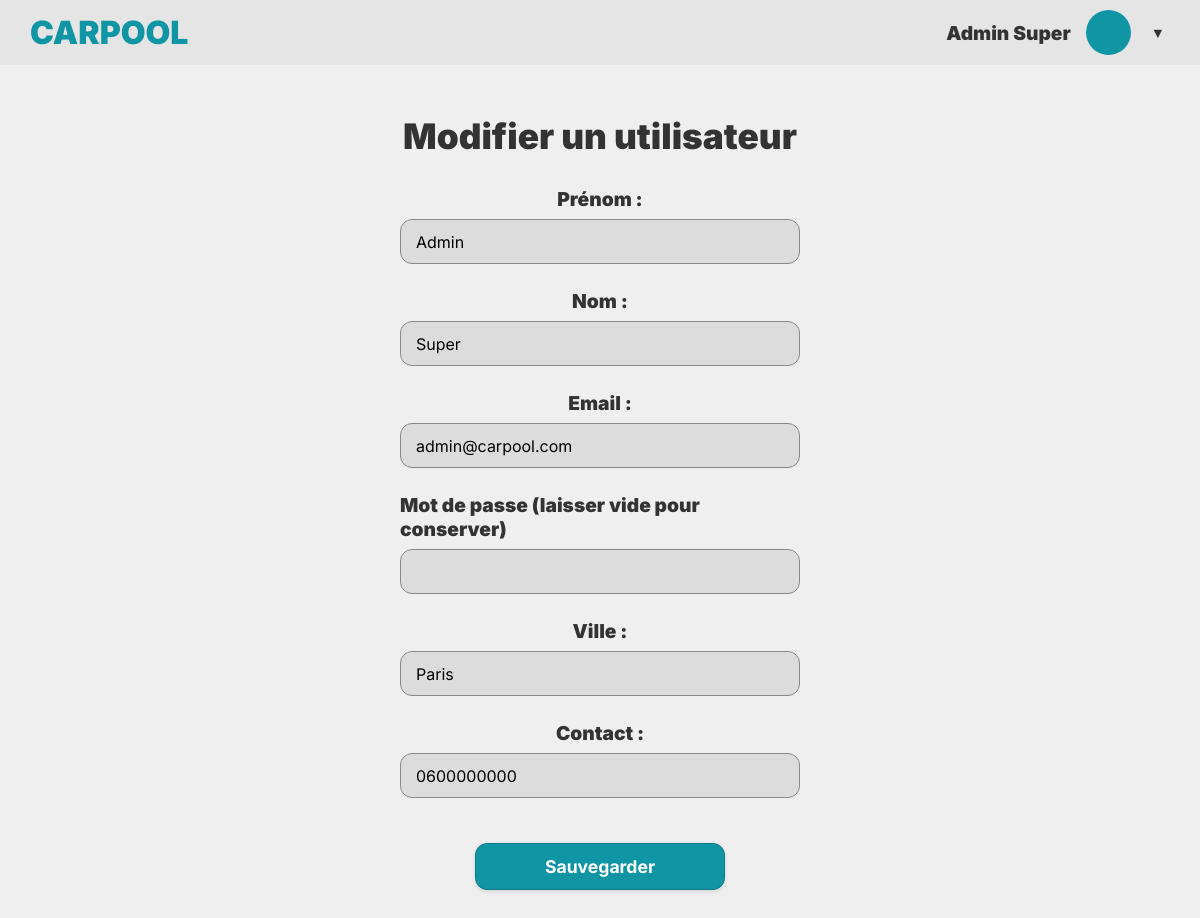
/admin/modifUser.php?id=1 (signed in), run on the app's committed database.
### tables this page shows
CREATE TABLE IF NOT EXISTS `users` (
  `users_id` int NOT NULL AUTO_INCREMENT,
  `users_mail` varchar(50) NOT NULL,
  `users_firstname` varchar(50) NOT NULL,
  `users_lastname` varchar(50) NOT NULL,
  `users_pwd` varchar(50) NOT NULL,
  `users_ville` varchar(50) DEFAULT NULL,
  `users_contact` varchar(100) DEFAULT NULL,
  `users_is_admin` tinyint(1) NOT NULL DEFAULT '0',
  PRIMARY KEY (`users_id`),
  UNIQUE KEY `users_mail` (`users_mail`)
);

### include/function.php (called while the page is built)
<?php
function hsc($value)
{
    return htmlspecialchars(is_null($value) ? "" : $value);
}
?>

### admin/modifUser.php (the view, shortened to what this page needs)
<?php
require_once $_SERVER["DOCUMENT_ROOT"] . "../include/connect.php";
require_once $_SERVER["DOCUMENT_ROOT"] . "../include/function.php";
$id = isset($_POST["id"]) ? hsc($_POST["id"]) : (isset($_GET["id"]) ? hsc($_GET["id"]) : null);
$firstname = '';
$lastname = '';
$mail = '';
$ville = '';
$contact = '';
$titre_page = "Ajouter un utilisateur";
if ($id) {
    $stmt = $db->prepare("SELECT * FROM `users` WHERE `users_id` = :id");
    $stmt->execute(['id' => $id]);
    $recordset = $stmt->fetch(PDO::FETCH_ASSOC);
    if ($recordset) {
        $firstname = isset($recordset["users_firstname"]) ? hsc($recordset["users_firstname"]) : '';
        $lastname = isset($recordset["users_lastname"]) ? hsc($recordset["users_lastname"]) : '';
        $mail = isset($recordset["users_mail"]) ? hsc($recordset["users_mail"]) : '';
        $ville = isset($recordset["users_ville"]) ? hsc($recordset["users_ville"]) : '';
        $contact = isset($recordset["users_contact"]) ? hsc($recordset["users_contact"]) : '';
        $titre_page = "Modifier un utilisateur";
    } else {
        $id = null;
    }
}
?>
<!DOCTYPE html>
<html lang="fr">
<head>
    <link rel="stylesheet" href="../style/style.css">
    <link rel="stylesheet" href="../style/modifUser.css">
</head>
<body class="page-specifique">
    <?php require_once "../include/header.php"; ?>
    <main class="conteneur-central">
        <h1 class="titre-page"><?= $titre_page ?></h1>
        <form class="formulaire" action="processUser.php" method="post">
            <div class="groupe-saisie">
                <label for="firstname">Prénom :</label>
                <input type="text" id="firstname" name="firstname" class="champ-texte" value="<?= $firstname ?>" required>
            </div>
            <div class="groupe-saisie">
                <label for="lastname">Nom :</label>
                <input type="text" id="lastname" name="lastname" class="champ-texte" value="<?= $lastname ?>" required>
            </div>
            <div class="groupe-saisie">
                <label for="mail">Email :</label>
                <input type="email" id="mail" name="mail" class="champ-texte" value="<?= $mail ?>" required>
            </div>
            <div class="groupe-saisie">
                <label for="password">Mot de passe <?= $id ? '(laisser vide pour conserver)' : ':' ?></label>
                <input type="password" id="password" name="password" class="champ-texte" <?= $id ? '' : 'required' ?>>
            </div>
            <div class="groupe-saisie">
                <label for="ville">Ville :</label>
                <input type="text" id="ville" name="ville" class="champ-texte" value="<?= $ville ?>">
            </div>
            <div class="groupe-saisie">
                <label for="contact">Contact :</label>
                <input type="text" id="contact" name="contact" class="champ-texte" value="<?= $contact ?>">
            </div>
            <button type="submit" class="bouton-primaire bouton-large"><?= $id ? 'Sauvegarder' : 'Ajouter' ?></button>
        </form>
    </main>
</body>
</html>

### style/style.css (style rules this page uses)
:root { --couleur-primaire: #1095a4; --couleur-texte: #333333; --couleur-secondaire: #cccfd1; --couleur-fond: #efefef; --police-principale: 'Inter', sans-serif; }
* { box-sizing: border-box; margin: 0; padding: 0; }
body { font-family: var(--police-principale); background-color: var(--couleur-fond); color: var(--couleur-texte); min-height: 100vh; display: flex; justify-content: center; padding: 40px 20px; }
.bouton-primaire { background-color: var(--couleur-primaire); color: white; font-family: var(--police-principale); font-weight: 700; font-size: 1rem; padding: 12px 24px; border: 1px solid #0d7a86; border-radius: 8px; cursor: pointer; box-shadow: 0px 2px 4px rgba(0, 0, 0, 0.1); transition: opacity 0.2s ease; }
body.page-specifique { display: block; padding: 0; }

### style/modifUser.css (style rules this page uses)
.conteneur-central { display: flex; flex-direction: column; align-items: center; margin-top: 50px; padding: 0 20px 50px 20px; }
.titre-page { font-size: 2.2rem; font-weight: 900; color: var(--couleur-texte); margin-bottom: 30px; }
.formulaire { display: flex; flex-direction: column; align-items: center; width: 100%; max-width: 400px; }
.groupe-saisie { display: flex; flex-direction: column; align-items: center; width: 100%; margin-bottom: 25px; }
label { font-weight: 900; font-size: 1.2rem; color: var(--couleur-texte); margin-bottom: 8px; }
.champ-texte { background-color: #dcdcdc; border: 1px solid #888888; border-radius: 12px; width: 100%; height: 45px; padding: 0 15px; font-family: var(--police-principale); font-size: 1rem; outline: none; }
.bouton-large { width: 250px; font-size: 1.1rem; margin-top: 20px; border-radius: 12px; }

### data on the page
users: firstname "Admin", lastname "Super", mail "admin@carpool.com", ville "Paris", contact "0600000000"

### other printed values
$_SESSION['users_firstname'] "Admin"
$_SESSION['users_lastname'] "Super"
$titre_page "Modifier un utilisateur"
